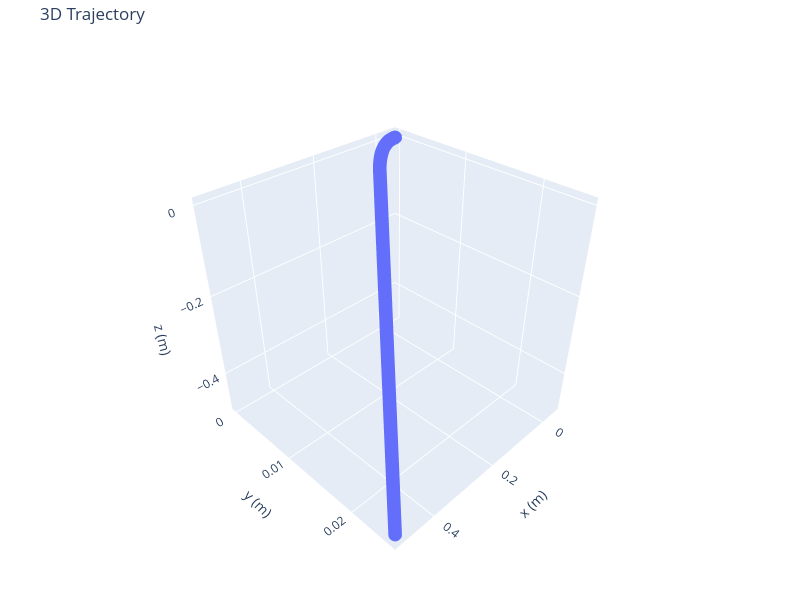

Notebook cell for this chart:
### Markdown cell above
Último ponto em que o campo é diferente de 0:

ponto: 49.96293555   2.16234411 -42.61497194   //   0.006251247759699392,   -0.7812442716356818,   -0.05064190595394258

### Code cell
# run the simulation
solve_trajectory(m, q, x0, y0, z0, b_field, e_field, Ec0, v_direction, step, total_t, output_file, txt_name, file_name, magnet_name, magnet_type, traj_distance, method)

### Figure 1 — Plotly figure (JSON) as saved in the notebook; plotly's stock layout.template omitted (floating-point values rounded to 4 significant figures; data arrays with more than 128 entries replaced by an {"elided": "..."} marker saying what was removed)
{"data": [{"mode": "markers", "type": "scatter3d", "x": {"elided": "5399 float values"}, "y": {"elided": "5399 float values"}, "z": {"elided": "5399 float values"}}], "layout": {"height": 600, "margin": {"b": 10, "l": 10, "r": 20, "t": 40}, "scene": {"camera": {"eye": {"x": 1.5, "y": 1.5, "z": 1.5}}, "xaxis": {"title": {"text": "x (m)"}}, "yaxis": {"title": {"text": "y (m)"}}, "zaxis": {"title": {"text": "z (m)"}}}, "title": {"text": "3D Trajectory"}, "width": 800}}
